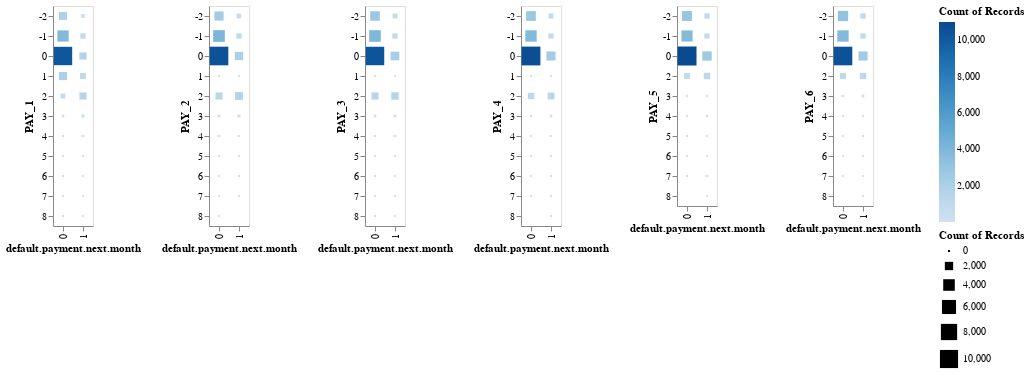

Notebook source saved alongside this figure:
### Markdown cell above
We plot the correlations between various features. We can see repayment status features PAY_* have the highest correlation with with default.payment.next.month.

### Code cell
pays = pd.concat((X_train.loc[:, 'PAY_1':'PAY_6'], y_train), axis=1)
alt.data_transformers.disable_max_rows()
alt.Chart(pays).mark_square().encode(
    x=alt.X('default\.payment\.next\.month:O', title='default.payment.next.month'),
    y=alt.Y(alt.repeat(), type='ordinal'),
    color='count()',
    size='count()'
).repeat(['PAY_1', 'PAY_2', 'PAY_3', 'PAY_4', 'PAY_5', 'PAY_6'])

### Figure 1 — Vega-Lite specification as saved in the notebook (floating-point values rounded to 4 significant figures; data arrays with more than 128 entries replaced by an {"elided": "..."} marker saying what was removed)
{"config": {"view": {"continuousWidth": 400, "continuousHeight": 300}}, "repeat": ["PAY_1", "PAY_2", "PAY_3", "PAY_4", "PAY_5", "PAY_6"], "spec": {"data": {"name": "data-d08b776203c3b09e444bdccdc21c27bf"}, "mark": "square", "encoding": {"color": {"aggregate": "count", "type": "quantitative"}, "size": {"aggregate": "count", "type": "quantitative"}, "x": {"field": "default\\.payment\\.next\\.month", "title": "default.payment.next.month", "type": "ordinal"}, "y": {"field": {"repeat": "repeat"}, "type": "ordinal"}}}, "$schema": "https://vega.github.io/schema/vega-lite/v4.17.0.json", "datasets": {"data-d08b776203c3b09e444bdccdc21c27bf": {"elided": "24000 records"}}}
